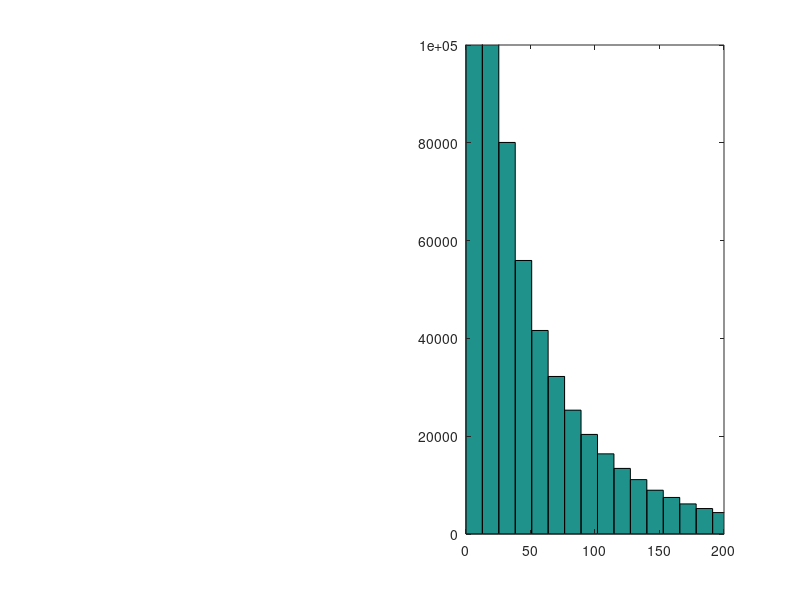

Write the MATLAB code that produced this figure. (Note: this script raises an error after producing the figure.)
%% BETA DISTRIBUTION

xx = linspace(0,1,100);
plot(xx,betapdf(xx,1.3,4))

%% gamma distribution

Jbar = 35;
tau = 95;
samples = gamrnd(Jbar/tau,tau,[1,1e6]);
% figure
subplot(1,2,2)
hist(samples,100)
axis([0 200, 0 1e5]);


%% % % % % % % % % % % % % % % % % % % % % % % % % % % %
%           DATA RELATED
% % % % % % % % % % % % % % % % % % % % % % % % % % %

%% check percent correct as a function of session
subjid = '6';
exptype = 'Delay';

filepath = 'experiment_data/output_mat/round4/';
filename = ['Exp_ChangeLocalization_' exptype '_subj' subjid '.mat'];

load([filepath filename],'progPC')
plot(progPC,'ko'); hold on
plot([0 60],[25 25],'Color',0.7*ones(1,3)); % chance
plot([10 10;20 20;30 30;40 40;50 50],[0 100],'Color',0.7*ones(1,3))
ylim([0 100])
defaultplot;
hold off
xlabel('block number')
ylabel('PC')


%% check percent correct as a function of delta and confidence
clear all

subjid = 'JP';
exptype = 'Contrast';

filepath = 'experiment_data/output_mat/round4/';
filename = ['Exp_ChangeLocalization_' exptype '_subj' subjid '.mat'];
load([filepath filename],'designMat','stimuliMat','names')

% plotting as a function of delta
deltaVec = unique(abs(designMat(:,1)));
nDeltas = length(deltaVec);
PCVec = nan(1,nDeltas);
for idelta = 1:nDeltas
    delta = deltaVec(idelta);
    idx = (abs(designMat(:,1)) == delta);
    
    PCVec(idelta) = nanmean(designMat(idx,10));
end
figure;
plot(deltaVec,PCVec,'ok')
xlabel('delta')
ylabel('PC')
ylim([0 1])
defaultplot

% plotting as a function of confidence
nConf = 4;
PCVec = nan(1,nConf);
for iconf = 1:nConf
    idx = (designMat(:,12) == iconf);
    
    PCVec(iconf) = mean(designMat(idx,10));
end
figure;
plot(PCVec,'ok')
xlabel('confidence')
ylabel('PC')
ylim([0 1])
defaultplot

%% % % % % % % % % % % % % % % % % % % % % % %
%           STATS
% % % % % % % % % % % % % % % % % % % % % % %

%% logistic regression: pc ~ condition + delta
clear all
clc

subjid = 'AHY';
load(sprintf('data_ChangeLocalization_subj%s.mat',subjid));

deltaVec = 2.5:5:87.5;              % possible change values
respVec = [3 0 4 0 0 0 2 0 1];      % go from response key to location index

designMat = designMat(designMat(:,2) ~= 2,:);

% set X and y matrices
y = designMat(:,7); % correct/not correct
X = [designMat(:,2) abs(designMat(:,1))]; % delay, delta
X(X(:,1) == 0,2) = 1; % delay for 0 condition is 1
X(X(:,2) == 4,2) = 3; % delay for 4 condition is 3

% logistic regression
mdl = fitglm(X,y,'Distribution','binomial')
ci = coefCI(mdl)

%% linear regression: confidence ~ condition + delta

clear all

subjid = 'AHY';
load(sprintf('data_ChangeLocalization_subj%s.mat',subjid));

deltaVec = 2.5:5:87.5;              % possible change values
respVec = [3 0 4 0 0 0 2 0 1];      % go from response key to location index

designMat = designMat(designMat(:,2) ~= 2,:);

% set X and y matrices
y = designMat(:,9); % confidence rating
X = [designMat(:,2) abs(designMat(:,1))]; % delay, delta
X(X(:,1) == 0,2) = 1; % delay for 0 condition is 1
X(X(:,2) == 4,2) = 3; % delay for 4 condition is 3

% linear regression
X = [ones(size(designMat,1),1) X];
[b,bint,~,~,stats] = regress(y,X) % stats: R^2, F, p, and estimate of error variance

% % ordinal multinomial regression
% [B,dev,stats] = mnrfit(X,y,'model','ordinal')
% LL = stats.beta - 1.96*stats.se
% UL = stats.beta + 1.96*stats.se
%
% % plot regression fits
% xx = linspace(5,85,50);
% XX = [ones(50,1) 3*ones(50,1) xx'];
% BMat = [B(1:3)'; repmat(B(4:end),1,3)];
% logoddsMat = XX*BMat; % log odds for each of the 3 equations
% logoddssign = sign(logoddsMat);
% difflogoddssign = diff(logoddssign,1,2); % difference between the signs of log odds
% [row,col] = find(difflogoddssign == 2);
% predictedConf = nan(50,1);
% predictedConf(row) = col+1;
% predictedConf(logoddssign(:,1) == 1 ) = 1;
% predictedConf(logoddssign(:,3) == -1) = 4;
% hold on; plot(xx,predictedConf);

% % % % % % % % % % % % % % % % % % % % % % % % % % % % % % %
%        MODEL RELATED
% % % % % % % % % % % % % % % % % % % % % % % % % % % % % % %

%% create model fit datat psychometric fn
clear all

load('modelfits.mat')
model = 2;
subjids = {'AHY','LA'};
nSubj = length(subjids);
deltaVec = 2.5:5:87.5;

for isubj = 1:nSubj;
    subjid = subjids{isubj};
    bfp = squeeze(xbest(isubj,model,:));
    
    X = []; % data in luigiform
    Nsamples = 1e5; % default if empty
    
    [~,prmat,X] = AhyBCL_datalikeall(bfp,X,model,Nsamples);
    data = X;
    save(sprintf('experiment_data/grant_data/luigidata_ChangeLocalization_subj%s_model%d.mat',subjid,model),'data','prmat');
end

for isubj = 1:nSubj;
    subjid = subjids{isubj};
    load(sprintf('experiment_data/grant_data/luigidata_ChangeLocalization_subj%s_model%d.mat',subjid,model));
    
    % plot psychometric function
    figure;
    hold on;
    colors = aspencolors(4,'pastel');%['b'; 'y'; 'g'; 'r'];
    condlegendd = {'0/2', '2/1','2/2','4/1'};
    for icond = 1:4;
        subplot(2,2,icond)
        plot_psychometricfunction({subjid},icond); % plot real data
        pc = prmat{icond}(:,1)';
        pc_std = pc.*(1-pc)./24;
        plot_summaryfit(deltaVec,[],[],pc,pc_std,colors(icond,:),colors(icond,:));
        title(condlegendd{icond})
        axis([0 90 0 1])
        ax = gca;
        ax.XTick = [0 30 60 90];
        ax.YTick = 0:.5:1;
        %     fill([deltaVec fliplr(deltaVec)],[pc-pc_std fliplr(pc + pc_std)],colors(icond,:))
    end
    
end

%% LOOK AT SOME STIMULI ON PSYCHTOOLBOX

% line stimuli
numDegrees = 180;
% prefs.lineArea = prefs.stimArea; % so line is same area as ellipse
lineWidth = 3; % pixels
lineLength = 100;
lineCoordinates = nan(2,numDegrees);
for j = 1:numDegrees;
    [lineCoordinates(1,j), lineCoordinates(2,j)] = lineCoord(lineLength,j);
end

% psychtoolbox
screenNumber = max(Screen('Screens'));       % use external screen if exists
[w, h] = Screen('WindowSize', screenNumber);  % screen resolution of smaller display
screenCenter = [w h]/2;
windowPtr = Screen('OpenWindow',screenNumber,128*ones(1,3),[],32,2);
Screen(windowPtr,'BlendFunction',GL_SRC_ALPHA,GL_ONE_MINUS_SRC_ALPHA);

% make gabor patch with full contrast
stimLength = 100;
StimSizes = [stimLength stimLength];
reliability = 1; % contrast of 1
im = makeGabor(stimLength, reliability);
StimPatch= Screen('MakeTexture',windowPtr,im);


pos = screenCenter + [100 100];
lineVec = [0 30];
nLines = length(lineVec);
for iline = 1:nLines;
    deg = mod(90-lineVec(iline),180);
    if deg == 0; deg = 180; end
    
    % gabor
    srcrect = [0 0 StimSizes];
    destrect = CenterRectOnPoint(srcrect,pos(1),pos(2));
    Screen('DrawTexture', windowPtr, StimPatch, srcrect,destrect, 180-90+deg);
    
    % line
    lineStim = lineCoordinates(:,deg);
    xy = [-lineStim lineStim];
    Screen('DrawLines',windowPtr, xy, lineWidth,256,pos,1);
    
    Screen('flip',windowPtr); % tic;
    pause;
end

sca;
ShowCursor;




%% ============================================
%       REAL DATA STUFF
% ============================================

%% COMPILE MODEL FITS FOR ALL SUBJECTS
clear all

modelVec = [1 2];
subjids = {'1','2','3','4','5','6','7','8','9'};
exptypeVec = {'Contrast','Delay'};
filepath = 'analysis/2_fitdata/fits/';

nSubjs = length(subjids);
nModels = length(modelVec);
nExptype = length(exptypeVec);
nParams = 4;

for imodel = 1:nModels
    model = modelVec(imodel)
    modelstr = ['model' num2str(model)];
    
    for iexptype = 1:nExptype
        exptype = exptypeVec{iexptype}
        
        for isubj = 1:nSubjs
            isubj
            subjid = subjids{isubj};
            filename = sprintf('%sChangeLocalization_%s_model%d_subj%s.txt',filepath,exptype,model,subjid);
            alldata = dlmread(filename);
            
            datasorted = sortrows(alldata,nParams+1);
            fits.(modelstr).(exptype).bfpMat(isubj,:)= datasorted(end,1:nParams);
            fits.(modelstr).(exptype).LLVec(isubj)= datasorted(end,nParams+1);
        end
    end
    
end

save([filepath 'modelfits.mat'],'fits')

%% MODEL COMPARISON
clear all

comparetype = 'Contrast';

filepath = 'analysis/2_fitdata/fits/';
load([filepath 'modelfits.mat'],'fits')

nParams = 4;
Contrast_AICMat = -2.*[fits.model1.Contrast.LLVec; fits.model2.Contrast.LLVec]+2*nParams;
Delay_AICMat = -2.* [fits.model1.Delay.LLVec; fits.model2.Delay.LLVec]+2*nParams;
modcompp = Contrast_AICMat + Delay_AICMat;
nSubj = size(modcompp,2);


switch comparetype
    case 'Contrast' % just contrast
        comparevalue = Contrast_AICMat;
    case 'Delay' % just delay
        comparevalue = Delay_AICMat;
    case 'both' % both
        comparevalue = modcompp;
end

% positive number means
moddiff = bsxfun(@minus,comparevalue,comparevalue(1,:))
mean_moddiff = mean(moddiff,2)
sem_moddiff = std(moddiff,[],2)./sqrt(nSubj)
figure;
bar(moddiff')


%% mdoel comparison

% clear all
exptype = 'Delay';
comptype = 'BIC';

filepath = 'analysis/2_fitdata/fits/';
load([filepath 'modelfits.mat'],'fits')

nLLMat = [-fits.model1.(exptype).LLVec'  -fits.model2.(exptype).LLVec'];
nSubj = size(nLLMat,1);
nParamsVec = [4 4]; % both models have 4 parameters
nTrialsVec = 1440*ones(1,nSubj);

[AIC, BIC, AICc] = modcomp(nLLMat,nParamsVec,nTrialsVec);

switch comptype
    case 'nLL'
        val1 = nLLMat;
    case 'AIC'
        val1 = AIC;
    case 'AICc'
        val1 = AICc;
    case 'BIC'
        val1 = BIC;
end

moddiff = bsxfun(@minus,val1,val1(:,1))
mean_moddiff = mean(moddiff)
sem_moddiff = std(moddiff)./sqrt(nSubj)

% bar(moddiff(:,2))


% colors
terracotta = 'k';% aspencolors('terracotta');
green = 'k';%aspencolors('leafgreen');

figure;
bar(sort(moddiff(:,2)),'k');
ylim([-25 50])
defaultplot
set(gca,'YTick',-25:25:50)
% blah = moddiff(:,2);%sort(moddiff(:,2));
% idx1 = blah < 0;
% listt = 1:nSubj;
% 
% bar(listt(idx1),blah(idx1),'EdgeColor','none','FaceColor',terracotta);
% hold on;
% bar(listt(~idx1),blah(~idx1),'EdgeColor','none','FaceColor',green);
% set(gca,'XTick',[])
% defaultplot

%% bayesian model selection

BMSMat = -BIC./2;

[alpha2, expr2, xp2, pxp2, bor2] = spm_BMS(BMSMat)
% pmodel = expr*nums; % number of subjects from each model


%% expr barplot

a01 = sum(alpha1);
exprSD1 = sqrt(alpha1.*(a01-alpha1)./(a01^2 .*(a01+1)));

a02 = sum(alpha2);
exprSD2 = sqrt(alpha2.*(a02-alpha2)./(a02^2 .*(a02+1)));

figure
axis([0.5 2.5 0 1])
bar([2 1],expr1,'FaceColor','none');
hold on; 
errorb([2 1],expr1,exprSD1)
set(gca,'XTick', 1:2, 'XTickLabel',{'max','optimal'},'YTick',0:0.5:1)
axis([0.5 2.5 0 1])
defaultplot

figure
axis([0.5 2.5 0 1])
bar([2 1],expr2,'FaceColor','none');
hold on; 
errorb([2 1],expr2,exprSD2)
set(gca,'XTick', 1:2, 'XTickLabel',{'max','optimal'},'YTick',0:0.5:1)
axis([0.5 2.5 0 1])
defaultplot


%% pxp
figure
bar([2 1],pxp1,'FaceColor','none');%,'.','MarkerSize',18')
axis([0.5 2.5 0 1])
set(gca,'XTick', 1:2, 'XTickLabel',{'max','optimal'},'YTick',0:0.5:1)
defaultplot

figure
bar([2 1],pxp2,'FaceColor','none');%,'.','MarkerSize',18')
axis([0.5 2.5 0 1])
set(gca,'XTick', 1:2, 'XTickLabel',{'max','optimal'},'YTick',0:0.5:1)
defaultplot

%% =======================
%  PLOTS
% =======================


%% indvl subject psychometric function

clear all
subjids = {'1','2','3','4','5','6','7','8','9'};
exptype = 'Delay';
condVec = [1 4];
nSubj = length(subjids);

for isubj = 1:nSubj;
    
    figure;
    plot_psychometricfunction(subjids(isubj),exptype,condVec); % plot real data
    pause
end

%% VSS MODEL FIT PLOTS

clear all

filepath = 'analysis/2_fitdata/fits/';
load([filepath 'modelfits.mat'])
subjid = {'7'};
exptype = 'Contrast';

deltaVec = 2.5:5:87.5;
colorMat = [aspencolors('terracotta');aspencolors('leafgreen')];

% condlegendd = {'0/2', '2/1','2/2','4/1'};
subplotVec = [3 1 2 4];
figure;
[ha, pos] = tight_subplot(2,2,.05,[.1 .03],[.1 .03]);
for imodel = 1:2;
    bfp = fits.(['model' num2str(imodel)]).(exptype).bfpMat(str2double(subjid),:);
    try
        if bfp(4) == 0
            bfp(4) = 5e-3;
        end
    end
    
    X = []; % data in luigiform
    Nsamples = 1000; % default if empty
    
    [~,prmat,X] = AhyBCL_datalikeall(bfp,X,imodel,Nsamples);
    
    % plot psychometric function
    
    hold on;
    colors = colorMat(imodel,:);
    for icond = 1:4
        %         subplot(2,2,subplotVec(icond))
        axes(ha(subplotVec(icond)))
        pc = prmat{icond}(:,1)';
        pc_std = pc.*(1-pc)./24;
        plot_summaryfit(deltaVec,[],[],pc,pc_std,colors,colors);
        axis([0 90 0 1]);
        ax = ha(subplotVec(icond));
        ax.XTick = [0 30 60 90];
        ax.YTick = 0:.5:1;
        if any(subplotVec(icond) == [2 4]); ax.YTickLabel = []; else ax.YTickLabel = 0:.5:1; end
        if any(subplotVec(icond) == [1 2]); ax.XTickLabel = []; else ax.XTickLabel = [0 30 60 90]; end
        ax.FontSize = 14;
        %     fill([deltaVec fliplr(deltaVec)],[pc-pc_std fliplr(pc + pc_std)],colors(icond,:))
    end
end

for icond = 1:4
    axes(ha(subplotVec(icond))); hold on
    %     subplot(2,2,icond)
    plot_psychometricfunction(subjid,exptype,icond); % plot real data
end

%% indvl subjects model fits and data plots

clear all

filepath = 'analysis/2_fitdata/fits/';
load([filepath 'modelfits.mat'])
% subjids = {'1','2','3','4','5','6'};
subjids = {'3'};
exptype = 'Delay';
model = 1;
modelstr = sprintf('model%d',model);

nSubj = length(subjids);
deltaVec = 2.5:5:87.5;

for isubj = 1:nSubj
    subjid = subjids{isubj};
    bfp = fits.(modelstr).(exptype).bfpMat(str2double(subjid),:);
    try
        if bfp(4) == 0
            bfp(4) = 1e-6;
        end
    end
    
    X = []; % data in luigiform
    Nsamples = 1000; % default if empty
    
    [~,prmat,X] = AhyBCL_datalikeall(bfp,X,model,Nsamples);
    
    % plot psychometric function
    figure;
    hold on;
    colors = aspencolors(4,'passport'); %['b'; 'y'; 'g'; 'r'];
    condlegendd = {'0/2', '2/1','2/2','4/1'};
    for icond = 1:4
        subplot(2,2,icond)
        plot_psychometricfunction({subjid},exptype,icond); % plot real data
        pc = prmat{icond}(:,1)';
        pc_std = pc.*(1-pc)./24;
        plot_summaryfit(deltaVec,[],[],pc,pc_std,colors(icond,:),colors(icond,:));
        title(condlegendd{icond})
        axis([0 90 0 1])
        ax = gca;
        ax.XTick = [0 30 60 90];
        ax.YTick = 0:.5:1;
        %     fill([deltaVec fliplr(deltaVec)],[pc-pc_std fliplr(pc + pc_std)],colors(icond,:))
    end
end

%% average plot subplot

clear all

filepath = 'analysis/2_fitdata/fits/';
load([filepath 'modelfits.mat'])
subjids = {'1','2','3','4','5','6','7','8','9'};
% subjids = {'ALM','DR','EN','MR'};
exptype = 'Contrast';
model = 1;

modelstr = sprintf('model%d',model);
nSubj = length(subjids);
deltaVec = 2.5:5:87.5;

PRMat = cell(1,4);
for isubj = 1:nSubj
    subjid = subjids{isubj};
    bfp = fits.(modelstr).(exptype).bfpMat(isubj,:);
    try
        if bfp(4) == 0
            bfp(4) = 1e-6;
        end
    end
    
    X = []; % data in luigiform
    Nsamples = 1000; % default if empty
    
    [~,prmat,X] = AhyBCL_datalikeall(bfp,X,model,Nsamples);
    
    PRMat = cellfun(@(x,y) [x;y(:,1)'],PRMat,prmat,'UniformOutput',false);
    
end
mean_mod = cellfun(@mean,PRMat,'UniformOutput',false);
sem_mod = cellfun(@(x) std(x)/sqrt(size(x,1)),PRMat,'UniformOutput',false);
mean_mod= reshape(cell2mat(mean_mod),[18 4])';
sem_mod = reshape(cell2mat(sem_mod),[18 4])';

% plot psychometric function
figure;
hold on;
colors = aspencolors(4,'pastel');%['b'; 'y'; 'g'; 'r'];
condlegendd = {'0/2', '2/1','2/2','4/1'};
for icond = 1:4
    
    subplot(2,2,icond)
    plot_psychometricfunction(subjids,exptype,icond); % plot real data
    
    plot_summaryfit(deltaVec,[],[],mean_mod(icond,:),sem_mod(icond,:),colors(icond,:),colors(icond,:));
    title(condlegendd{icond})
    axis([0 90 0 1])
    ax = gca;
    ax.XTick = [0 30 60 90];
    ax.YTick = 0:.5:1;
    %     fill([deltaVec fliplr(deltaVec)],[pc-pc_std fliplr(pc + pc_std)],colors(icond,:))
end

%% indvl subjects model fits and data plots

clear all

filepath = 'analysis/2_fitdata/fits/';
load([filepath 'modelfits.mat'])
subjids = {'3'};
exptype = 'Delay';
model = 2;
modelstr = sprintf('model%d',model);

nSubj = length(subjids);
deltaVec = 2.5:5:87.5;

for isubj = 1:nSubj
    subjid = subjids{isubj};
    bfp = fits.(modelstr).(exptype).bfpMat(str2double(subjid),:);
    try
        if bfp(4) == 0
            bfp(4) = 1e-6;
        end
    end
    
    X = []; % data in luigiform
    Nsamples = 1000; % default if empty
    
    [~,prmat,X] = AhyBCL_datalikeall(bfp,X,model,Nsamples);
    
    % plot psychometric function
    figure;
    hold on;
    colors = aspencolors(4,'passport'); %['b'; 'y'; 'g'; 'r'];
    condlegendd = {'0/2', '2/1','2/2','4/1'};
    for icond = 1:4
        plot_psychometricfunction({subjid},exptype,icond); % plot real data
        pc = prmat{icond}(:,1)';
        pc_std = pc.*(1-pc)./24;
        plot_summaryfit(deltaVec,[],[],pc,pc_std,colors(icond,:),colors(icond,:));
        title(condlegendd{icond})
        axis([0 90 0 1])
        ax = gca;
        ax.XTick = [0 30 60 90];
        ax.YTick = 0:.5:1;
        %     fill([deltaVec fliplr(deltaVec)],[pc-pc_std fliplr(pc + pc_std)],colors(icond,:))
    end
end

%% average plot on two plots

clear all

filepath = 'analysis/2_fitdata/fits/';
load([filepath 'modelfits.mat'])
subjids = {'1','2','3','4','5','6','7','8','9'};
% subjids = {'ALM','DR','EN','MR'};
exptype = 'Contrast';
model = 2;
condVec = [3];
% condlegendd = {'0/2', '2/1','2/2','4/1'};

modelstr = sprintf('model%d',model);
nSubj = length(subjids);
deltaVec = 2.5:5:87.5;
nConds = length(condVec);

PRMat = cell(1,4);
for isubj = 1:nSubj
    subjid = subjids{isubj};
    bfp = fits.(modelstr).(exptype).bfpMat(isubj,:);
    try
        if bfp(4) == 0
            bfp(4) = 1e-6;
        end
    end
    
    X = []; % data in luigiform
    Nsamples = 1000; % default if empty
    
    [~,prmat,X] = AhyBCL_datalikeall(bfp,X,model,Nsamples);
    
    PRMat = cellfun(@(x,y) [x;y(:,1)'],PRMat,prmat,'UniformOutput',false);
    
end
mean_mod = cellfun(@mean,PRMat,'UniformOutput',false);
sem_mod = cellfun(@(x) std(x)/sqrt(size(x,1)),PRMat,'UniformOutput',false);
mean_mod= reshape(cell2mat(mean_mod),[18 4])';
sem_mod = reshape(cell2mat(sem_mod),[18 4])';

% plot psychometric function
% figure;
% hold on;
colors = aspencolors(4,'passport');%['b'; 'y'; 'g'; 'r'];


[ha, pos] = tight_subplot(1,2,.05,[.1 .03],[.1 .03]);
for icond = 1:nConds
    cond = condVec(icond);
    
    if mod(cond,3) == 1; axes(ha(1)); ax = ha(1); else axes(ha(2));ax = ha(2); end
    
    plot_psychometricfunction(subjids,exptype,cond); % plot real data
    plot_summaryfit(deltaVec,[],[],mean_mod(cond,:),sem_mod(cond,:),colors(cond,:),colors(cond,:));
    %     fill([deltaVec fliplr(deltaVec)],[pc-pc_std fliplr(pc + pc_std)],colors(icond,:))
    axis([0 90 0 1])

ax.XTick = [0 30 60 90];
ax.XTickLabel = [0 30 60 90];
ax.YTick = 0:.5:1;
ax.FontSize = 14;
end
ha(1).YTickLabel = 0:.5:1;

%% lines of PC w/in and across participants

clear all
subjidVec = {'1','2','3','4','5','6','7','8','9'};
exptype = 'Delay';
nSubj = length(subjidVec);

clf; hold on
axis([0.5 4.5 .3 .8])
condVec = [4 2 3 1];
colorMat = aspencolors(4,'passport');

for isubj = 1:nSubj;
    subj = subjidVec{isubj};
    
    filepath = 'experiment_data/output_mat/';
    load(sprintf('%sprocesseddata_ChangeLocalization_%s_subj%s.mat',filepath,exptype,subj));
    
    for icond = 1:4;
        PC(isubj,icond) = sum(data{icond}.Rmat(:,1))/sum(data{icond}.Rmat(:));
    end
    
    plot(1:4,PC(isubj,condVec),'Color',0.7*ones(1,3))
    for icond = 1:4;
        cond = condVec(icond);
        plot(icond,PC(isubj,cond),'Color',colorMat(cond,:),'Marker','.','MarkerSize',18)
    end
    
end

meanPC = mean(PC);

plot(1:4,meanPC(condVec),'k','LineWidth',3);
for icond = 1:4;
    cond = condVec(icond);
    plot(icond,meanPC(cond),'Color',colorMat(cond,:),'Marker','.','MarkerSize',36)
end

defaultplot;
set(gca,'XTick',[],'YTick',0.3:.1:.8)

%% errorbar of PC across participants

clear all
subjidVec = {'1','2','3','4','5','6','7','8','9'};
exptype = 'Delay';
nSubj = length(subjidVec);

for isubj = 1:nSubj;
    subj = subjidVec{isubj};
    
    filepath = 'experiment_data/output_mat/';
    load(sprintf('%sprocesseddata_ChangeLocalization_%s_subj%s.mat',filepath,exptype,subj));
    
    for icond = 1:4;
        PC(isubj,icond) = sum(data{icond}.Rmat(:,1))/sum(data{icond}.Rmat(:));
    end
end

meanPC = mean(PC);
semPC = std(PC)./sqrt(nSubj);

figure;
axis([0.5 4.5 .4 .7])
condVec = [1 4 3 2];
colorMat = aspencolors(4,'passport');
for icond = 1:4;
    cond = condVec(icond);
    hold on; 
    %     bar(icond,meanPC(cond))
    errorb(icond,meanPC(cond),semPC(cond),'Color',colorMat(cond,:))
end
defaultplot;
set(gca,'XTick',[],'YTick',0.4:.1:.7)

%% plot just high and low condition data
clear all
subjidVec = {'1','2','3','4','5','6','7','8','9'};
plot_psychometricfunction(subjidVec,'Delay',[1 4]);
axis([0 90 0 1])

ax.XTick = [0 30 60 90];
ax.XTickLabel = [0 30 60 90];
ax.YTick = 0:.5:1;
ax.FontSize = 14;
%% plot psychometric functions of subjects according to getbestcontrast!

clear all

% subjnameVec = {'ALM','DR','MR','EN','EK','DC','JP','MP','TC'};
subjnameVec = {'EK','DC','JP','MP','TC'};
subjidVec = {'5','6','7','8','9'};
nSubj = length(subjidVec);

for isubj = 1:nSubj;
    subjname = subjnameVec{isubj};
    contrastVec(isubj) = calculate_bestcontrast(subjname);

end

figure;
[B,I] = sort(contrastVec);
for isubj = 1:nSubj;
    subplot(1,5,isubj);
    
    subjid = subjidVec(I(isubj));
    plot_psychometricfunction(subjid,'Delay',[1 4]);
end
